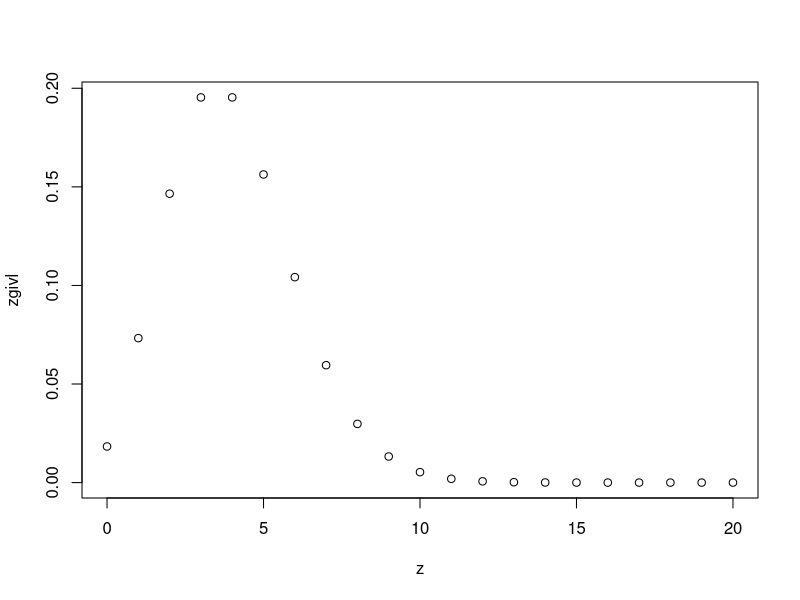
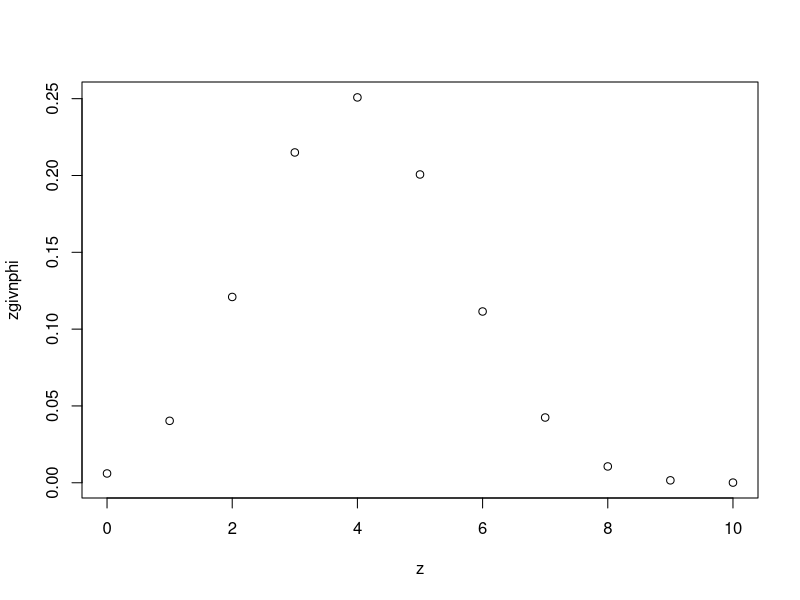
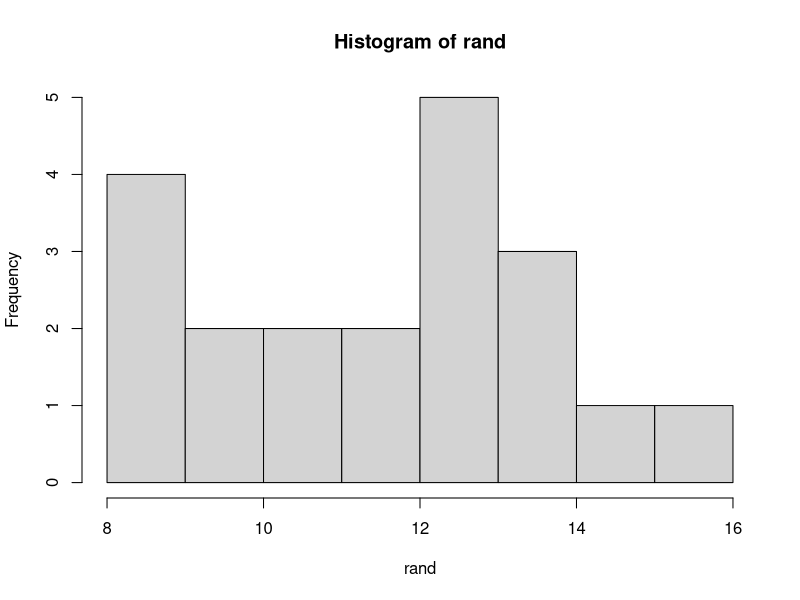
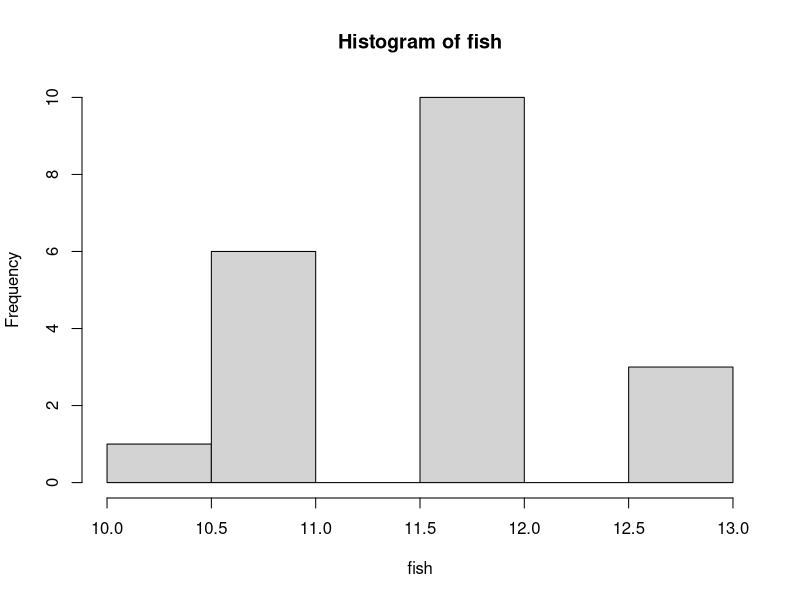
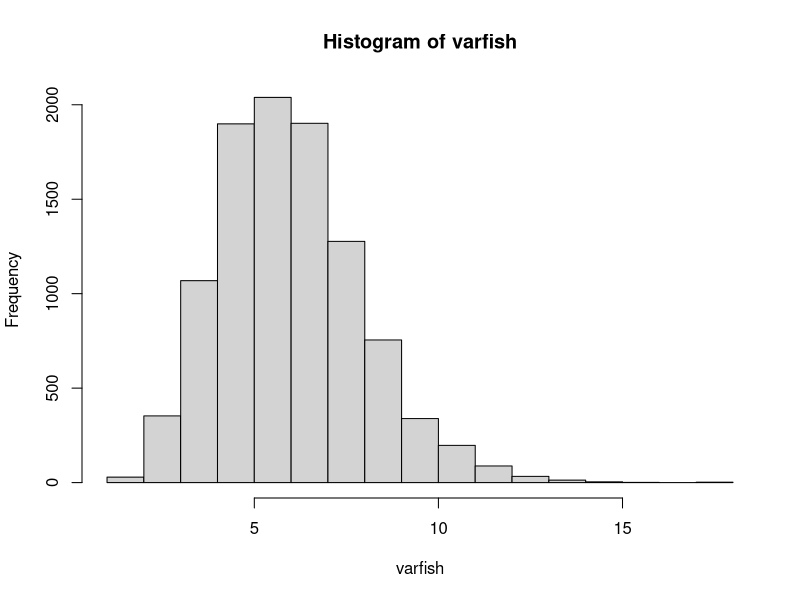

Generate these figures, in order, with R:
## ---- chunk 1
knitr::opts_chunk$set(echo = TRUE)
## ---- chunk 2
l <- 4
z <- seq(from = 0,to = 20,by =1)
  

pois <- function(z,l){ 
  zgivl <- ((l^z)/factorial(z))*exp(-1*l)
}

zgivl <- pois(z,l)

mu <- sum(z*zgivl)
sig <- (z-mu)^2*zgivl
add <- sum((z-mu)^2*zgivl)

plot(z, zgivl)

#the mean is not at 4 because there is an infinite amount of option for counts we could take. 
## ---- chunk 3
z <- seq(from =0, to =10, by =1)
phi = 0.4
n <- 10
nz <- factorial(n)/(factorial(z)*factorial(n-z))

bino <- function(n, z, phi){
  probz <- nz*(phi^z)*((1-phi)^(n-z))
}

zgivnphi <- bino(n, z, phi)

#mean 
mu <- sum(z*zgivnphi)
sig <- (z-mu)^2*zgivnphi
#variance
add <- sum((z-mu)^2*zgivnphi)

plot(z, zgivnphi)

## ---- chunk 4
fish <- read.csv("fish_choice.csv")
phi = 0.5

fish <- as.numeric(fish$n)
mu <- mean(fish)
sig <- phi*24*(1-phi)

add <- sum(phi*24*(1-phi))
 
## ---- chunk 5
#we're making a data set 
# of randoms 
#input for random binomial (number of repetitions, number of trials, phi probability of success)

rand <- rbinom(20, 24, 0.5)
hist(rand)
hist(fish)
# if wanted to make a loop of many of these random data sets and ordering their variances to see if we can get the 0.6 variance these authors report. 

varfish <- NA
for (i in 1:10000) { 
  varfish[i] <- var(rbinom(20,24,0.5))
}
hist(varfish)
sort(varfish, decreasing = FALSE)

